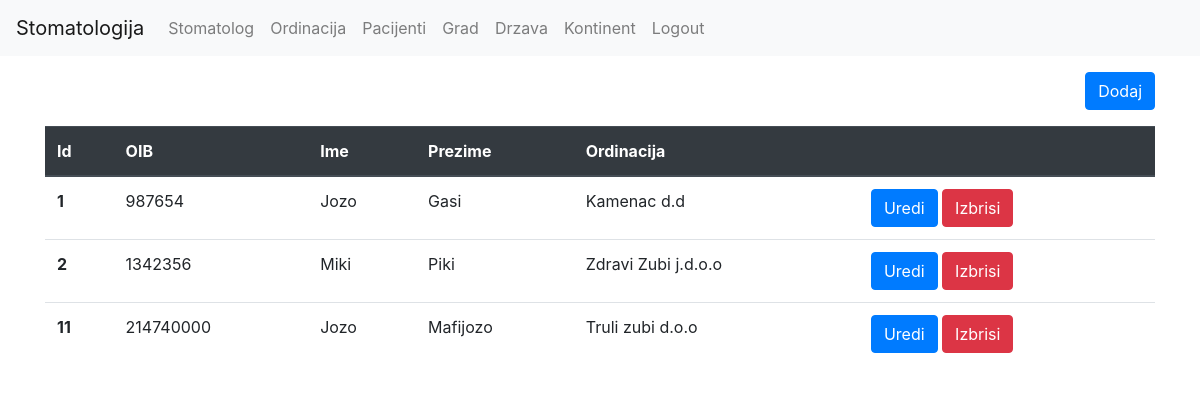
/stomatolog/index.php (signed in), run on an earlier commit of the app's database.
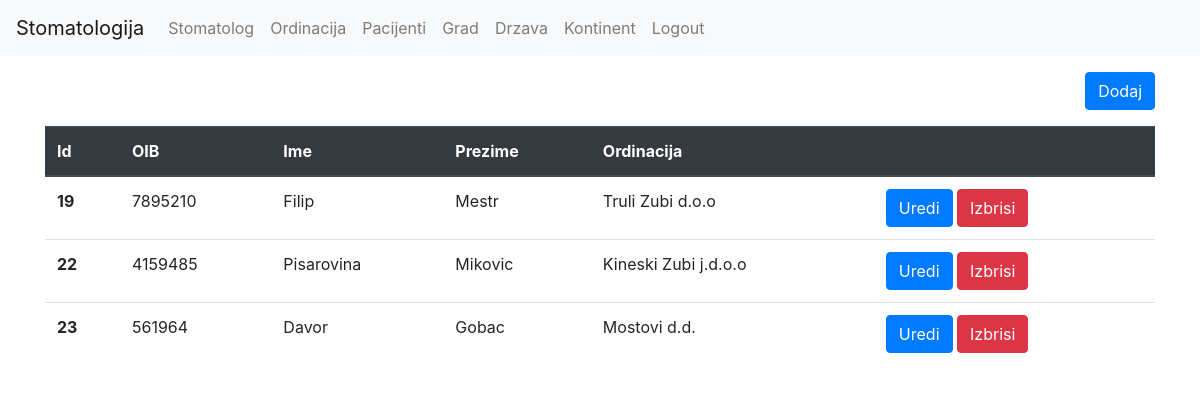
And on a later commit of the database.
### tables this page shows
CREATE TABLE `ordinacija` (
  `id` int(11) NOT NULL,
  `ordination_name` varchar(255) NOT NULL,
  `city_id` int(11) NOT NULL
);

CREATE TABLE `stomatolog` (
  `id` int(11) NOT NULL,
  `oib` int(11) NOT NULL,
  `first_name` varchar(255) NOT NULL,
  `last_name` varchar(255) NOT NULL,
  `ordination_id` int(11) NOT NULL
);

### stomatolog/index.php (the view, shortened to what this page needs)
<?php
require('../util/db.php');
require('../frontend/header.php');
require('../frontend/footer.php');
$stmt = $db->query('SELECT * FROM ordinacija INNER JOIN  stomatolog ON stomatolog.ordination_id = ordinacija.id');
$rows = $stmt->fetchAll();
echo $header;
?>
<div class="container">
	<a href="/stomatologija/stomatolog/form.php" class="btn btn-primary mt-3 mb-3 float-right">Dodaj</a>
	<table class="table">
	<thead class="thead-dark">
		  <th scope="col">Id</th>
		  <th scope="col">OIB</th>
		  <th scope="col">Ime</th>
		  <th scope="col">Prezime</th>
		  <th scope="col">Ordinacija</th>
		  <th scope="col"></th>
	  </thead>
	  <tbody>
		<?php foreach($rows as $row) { ?>
		<tr>
		  <th scope="row"><?php echo $row['id']; ?></th>
		  <td><?php echo $row['oib']; ?></td>
		  <td><?php echo $row['first_name']; ?></td>
		  <td><?php echo $row['last_name']; ?></td>
		  <td><?php echo $row['ordination_name']; ?></td>
		  <td>
		  <a class="btn btn-primary" href="/stomatologija/stomatolog/form.php?id=<?php echo $row['id']; ?>">Uredi</a>
		  <a class="btn btn-danger" href="/stomatologija/stomatolog/delete.php?id=<?php echo $row['id']; ?>">Izbrisi</a>
		  </td>
		</tr>
		<?php } ?>
	  </tbody>
	</table>
</div>
<?php
echo $footer;
?>

What changed in the data, as far as the page shows it:
removed ordinacija: stomatolog.id "1", stomatolog.oib "987654", stomatolog.first_name "Jozo", stomatolog.last_name "Gasi", ordination_name "Kamenac d.d"
removed ordinacija: stomatolog.id "2", stomatolog.oib "1342356", stomatolog.first_name "Miki", stomatolog.last_name "Piki", ordination_name "Zdravi Zubi j.d.o.o"
removed ordinacija: stomatolog.id "11", stomatolog.oib "214740000", stomatolog.first_name "Jozo", stomatolog.last_name "Mafijozo", ordination_name "Truli zubi d.o.o"
added ordinacija: stomatolog.id "19", stomatolog.oib "7895210", stomatolog.first_name "Filip", stomatolog.last_name "Mestr", ordination_name "Truli Zubi d.o.o"
added ordinacija: stomatolog.id "22", stomatolog.oib "4159485", stomatolog.first_name "Pisarovina", stomatolog.last_name "Mikovic", ordination_name "Kineski Zubi j.d.o.o"
added ordinacija: stomatolog.id "23", stomatolog.oib "561964", stomatolog.first_name "Davor", stomatolog.last_name "Gobac", ordination_name "Mostovi d.d."
